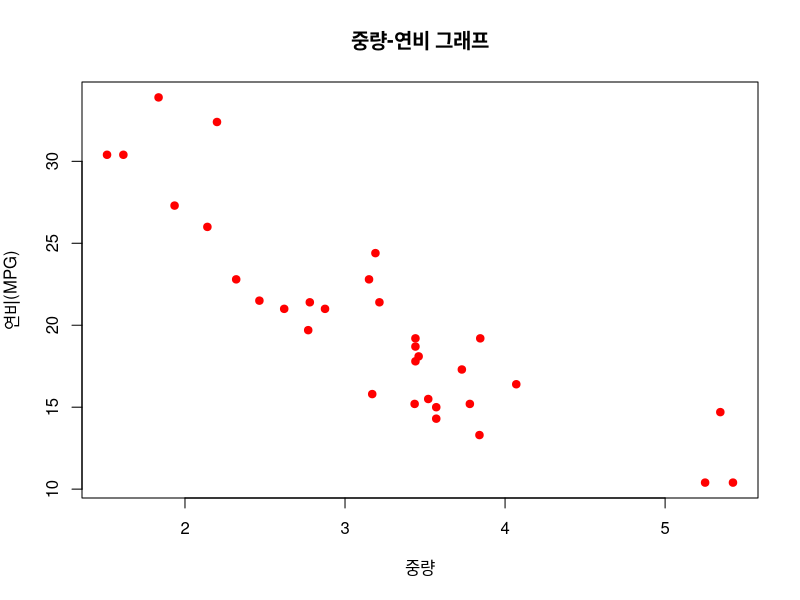
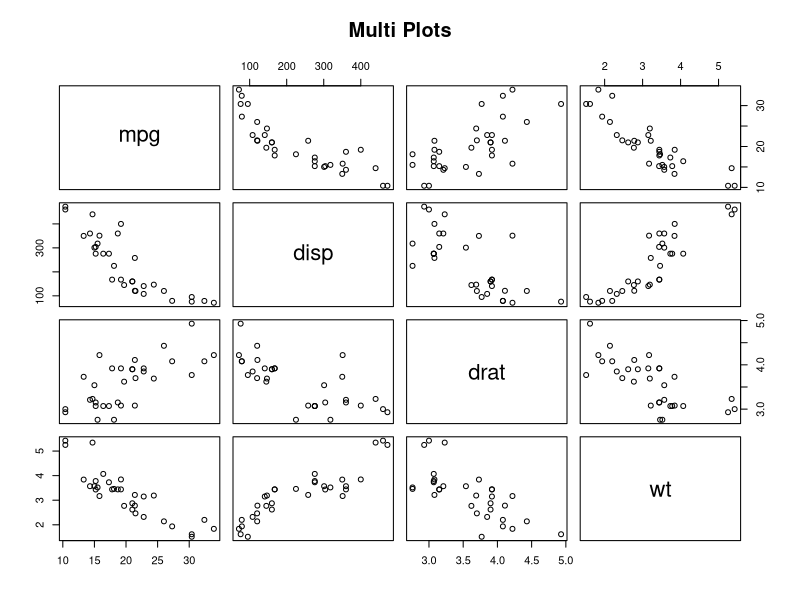
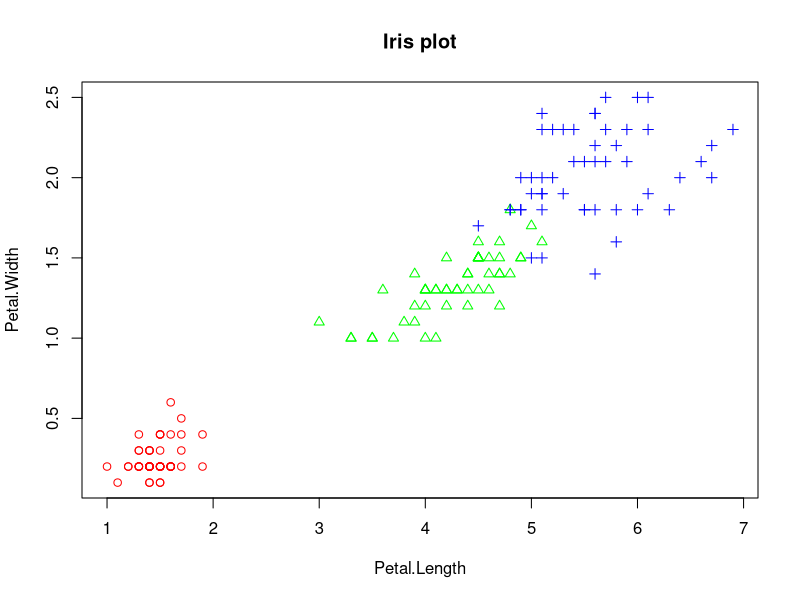
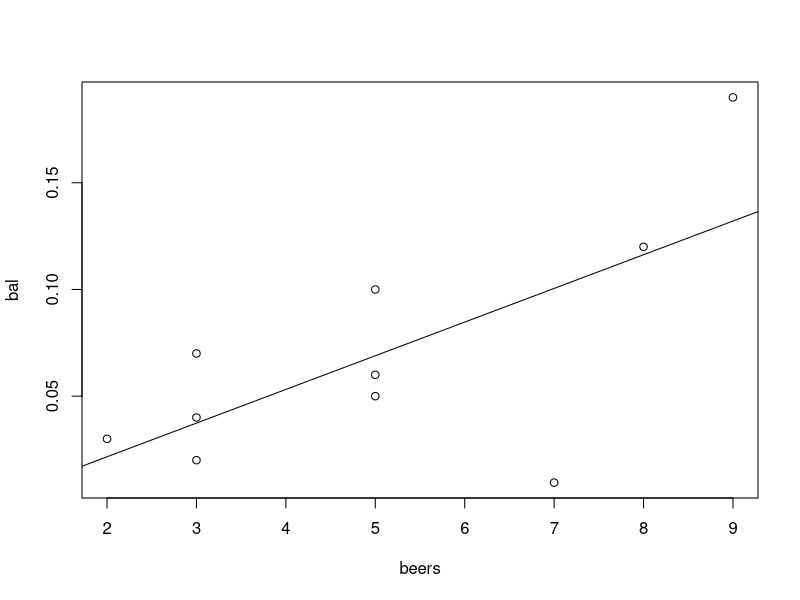
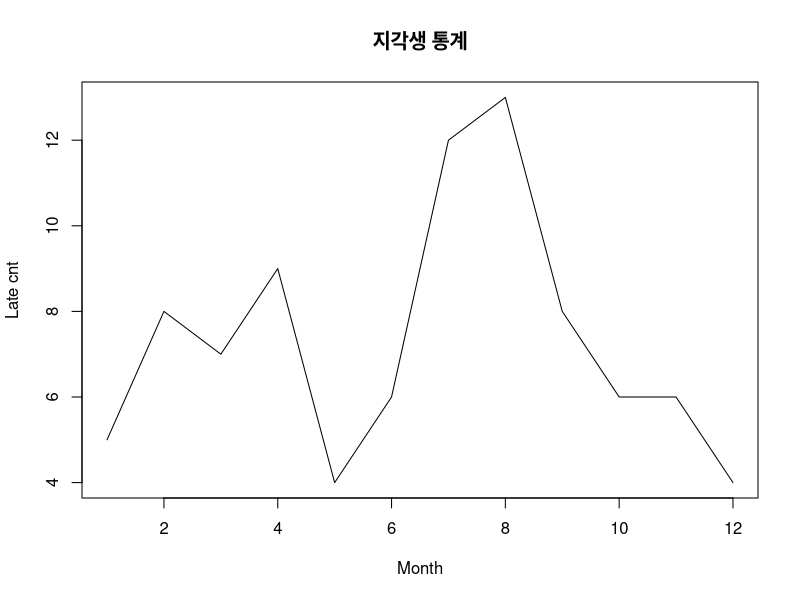
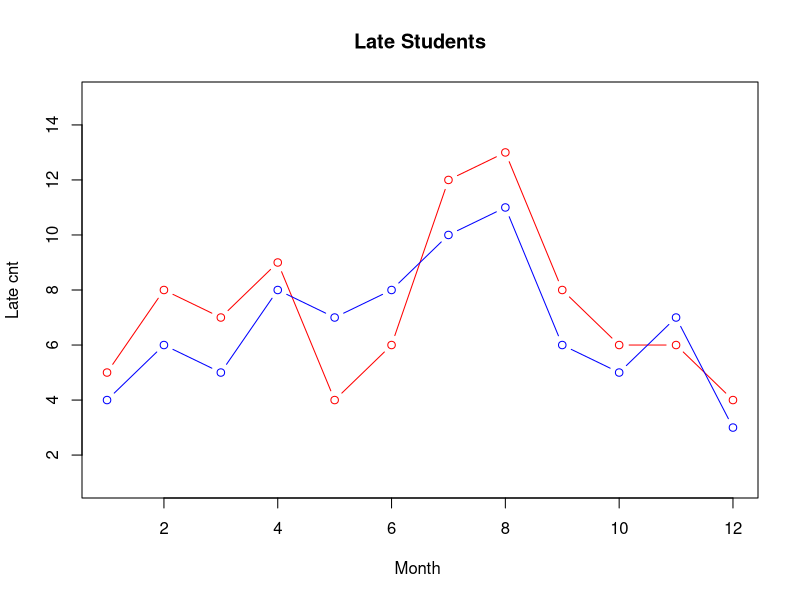
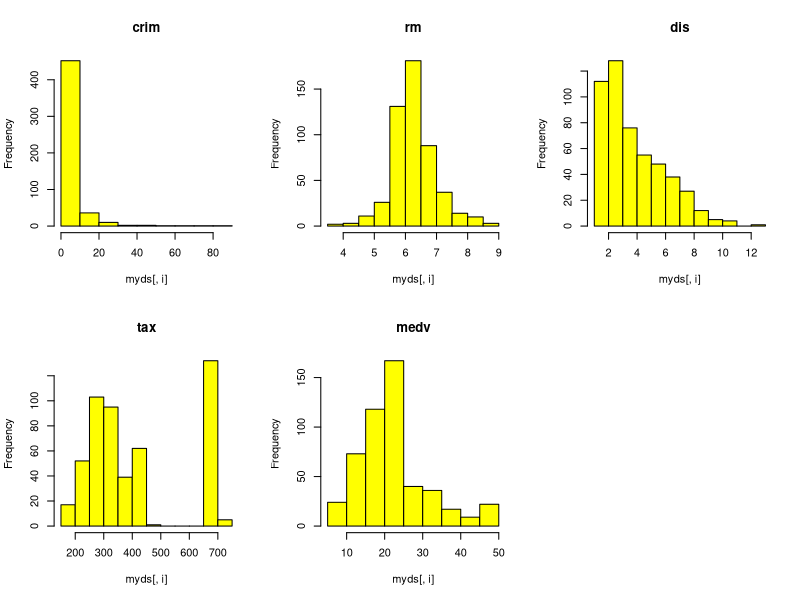
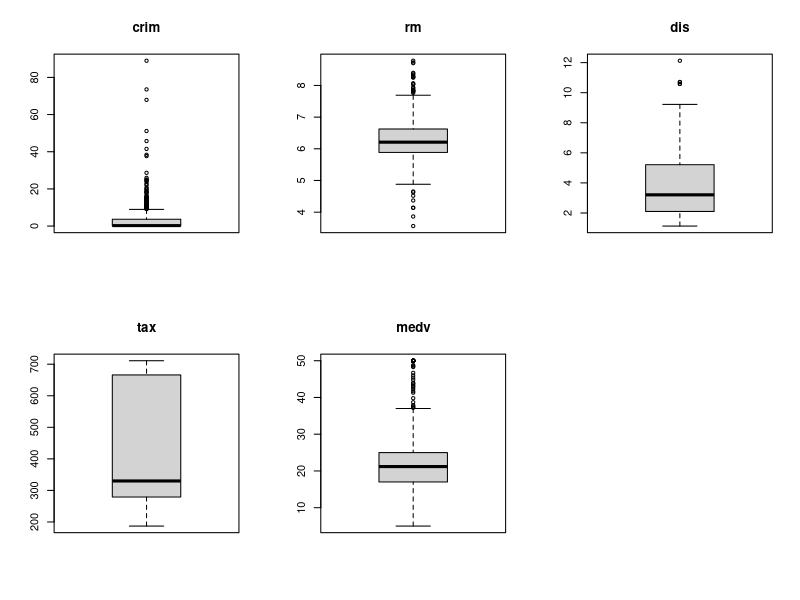

Source code (R) for these figures, in order:
##### 9주차

wt <-mtcars$wt                   # 중량 자료
mpg <- mtcars$mpg                # 연비 자료
plot(wt, mpg,                    # 2개 변수(x축, y축)     
     main="중량-연비 그래프",    # 제목
     xlab="중량",                # x축 레이블
     ylab="연비(MPG)",           # y축 레이블
     col="red",                  # point의 color
     pch=19)                     # point의 종류 


vars <- c("mpg","disp","drat","wt")    # 대상 변수 
target <- mtcars[,vars]
head(target)
pairs(target,                          # 대상 데이터     
      main="Multi Plots") 

iris.2 <- iris[,3:4]                # 데이터 준비
point <- as.numeric(iris$Species)   # 점의 모양
point                               # point 내용 출력
color <- c("red","green","blue")    # 점의 컬러
plot(iris.2, 
     main="Iris plot",
     pch=c(point),
     col=color[point]) 


beers = c(5,2,9,8,3,7,3,5,3,5)                 # 자료 입력
bal <- c(0.1,0.03,0.19,0.12,0.04,0.0095,0.07,  # 자료 입력
         0.06,0.02,0.05)
tbl <- data.frame(beers,bal)                   # 데이터프레임 생성
tbl                                
plot(bal~beers,data=tbl)                       # 산점도 
res <- lm(bal~beers,data=tbl)                  # 회귀식 도출
abline(res)                                    # 회귀선 그리기
cor(beers,bal)                                 # 상관계수 계산


cor(iris[,1:4])                   # 4개 변수 간 상관성 분석


month = 1:12                             # 자료 입력
late  = c(5,8,7,9,4,6,12,13,8,6,6,4)     # 자료 입력      
plot(month,                              # x data
     late,                               # y data
     main="지각생 통계",                 # 제목 
     type= "l",                          # 그래프의 종류 선택(알파벳) 
     lty=1,                              # 선의 종류(line type) 선택
     lwd=1,                              # 선의 굵기 선택
     xlab="Month",                       # x축 레이블
     ylab="Late cnt"                     # y축 레이블
)


month = 1:12
late1  = c(5,8,7,9,4,6,12,13,8,6,6,4)
late2  = c(4,6,5,8,7,8,10,11,6,5,7,3)
plot(month,                                # x data
     late1,                                # y data
     main="Late Students",
     type= "b",                            # 그래프의 종류 선택(알파벳) 
     lty=1,                                # 선의 종류(line type) 선택
     col="red",                            # 선의 색깔 선택          
     xlab="Month ",                        # x축 레이블
     ylab="Late cnt",                      # y축 레이블
     ylim=c(1, 15)                         # y축 값의 (하한, 상한)
)
lines(month,                               # x data
      late2,                               # y data
      type = "b",                          # 선의 종류(line type) 선택
      col = "blue")                        # 선의 색깔 선택


## (1) Prepare Data ----------------------
library(mlbench)
data("BostonHousing")
myds <- BostonHousing[,c("crim","rm","dis","tax","medv")]

## (2) Add new column ----------------------
grp <- c()
for (i in 1:nrow(myds)) {                   # myds$medv 값에 따라 그룹 분류
  if (myds$medv[i] >= 25.0) {
    grp[i] <- "H"
  } else if (myds$medv[i] <= 17.0) {
    grp[i] <- "L"
  } else {
    grp[i] <- "M"
  }
}
grp <- factor(grp)                          # 문자벡터를 팩터 타입으로 변경
grp <- factor(grp, levels=c("H","M","L"))   # 레벨의 순서를 H,L,M -> H,M,L

myds <- data.frame(myds, grp)               # myds 에 grp 컬럼추가

## (3) Add new column ----------------------
str(myds)  
head(myds)
table(myds$grp)                             # 주택 가격 그룹별 분포

## (4) histogram ----------------------
par(mfrow=c(2,3))                           # 2x3 가상화면 분할
for(i in 1:5) {
  hist(myds[,i], main=colnames(myds)[i], col="yellow")
}
par(mfrow=c(1,1))                           # 2x3 가상화면 분할 해제


## (5) boxplot ----------------------
par(mfrow=c(2,3))                           # 2x3 가상화면 분할
for(i in 1:5) {
  boxplot(myds[,i], main=colnames(myds)[i])
}
par(mfrow=c(1,1))                           # 2x3 가상화면 분할 해제

## (6) boxplot by group ------------------
boxplot(myds$crim~myds$grp, main="1인당 범죄율")
boxplot(myds$rm~myds$grp, main="방의  수")
boxplot(myds$dis~myds$grp, main="직업센터까지의 거리")
boxplot(myds$tax~myds$grp, main="제산세")

## (7) scatter plot ------------------
pairs(myds[,-6])

## (8) scatter plot with group ------------------
point <- as.integer(myds$grp)                 # 점의 모양 지정
color <- c("red","green","blue")              # 점의 색 지정   
pairs(myds[,-6], pch=point, col=color[point])

## (9) correlation coefficient ------------------
cor(myds[,-6])
